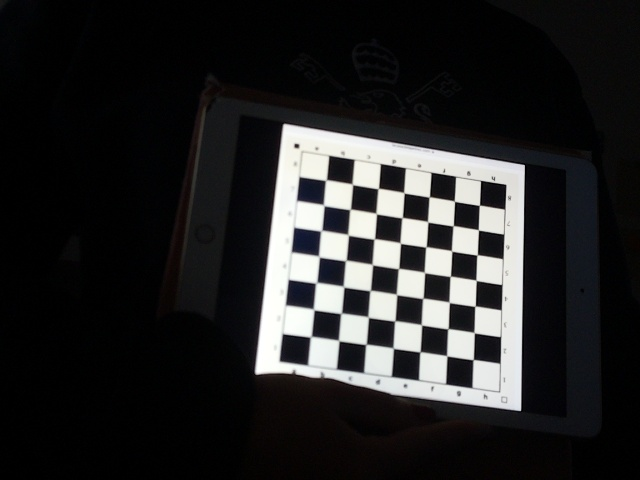
#> input picture calibration/calibration_photos/photo_20250104_111000.jpg, 640 x 480 px; its folder holds 4 pictures in this run
$ python calibration.py
#> lines starting #> are read from the running program, lines starting #| are printed output that depends on the picture
import cv2
import glob
import numpy as np
import cv2
import copy
import imageio
import glob
import os

script_dir = os.path.dirname(os.path.abspath(__file__))


def get_chessboard_points(chessboard_shape, dx, dy):
    points = np.empty((0, 3), dtype=np.float32)  # Garantizamos dtype np.float32
    for i in range(chessboard_shape[1]):
        for j in range(chessboard_shape[0]):
            points = np.vstack((points, np.array([dx*i, dy*j, 0], dtype=np.float32)))
    return points


def calibration():
    #1. loading the images
    imgs_path = glob.glob(f'{script_dir}/calibration_photos/*.jpg')

    imgs = [imageio.imread(filename) for filename in imgs_path]
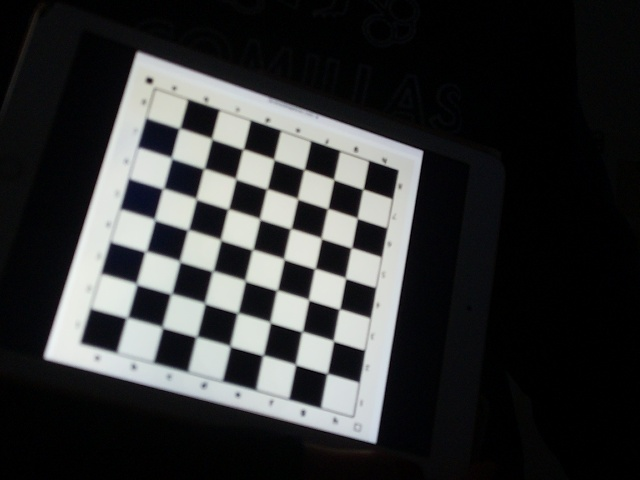
#> input picture calibration/calibration_photos/photo_20250104_111113.jpg, 640 x 480 px
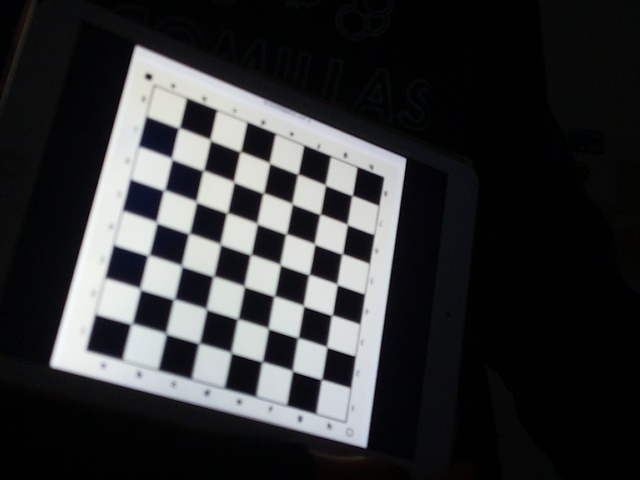
#> input picture calibration/calibration_photos/photo_20250104_111116.jpg, 640 x 480 px
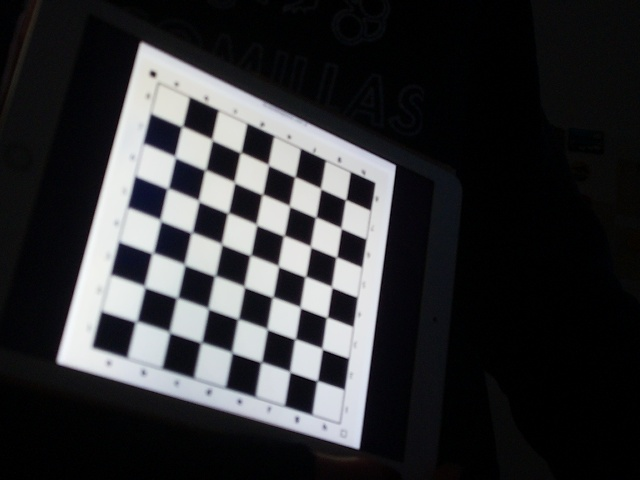
#> input picture calibration/calibration_photos/photo_20250104_111118.jpg, 640 x 480 px
#> imgs = 4 items

    #2. Obtaining the corners
    pattern_size = (7, 7)
    corners = [cv2.findChessboardCorners((img), pattern_size) for img in imgs]
#> corners = 4 items

    # 3. Obtaining the calibration
    chessboard_points = get_chessboard_points(pattern_size, 30, 30)
    valid_corners = [cor[1] for cor in corners if cor[0]]
#> valid_corners = 4 items
    valid_corners = np.asarray(valid_corners, dtype=np.float32)

    real_points = get_chessboard_points(pattern_size, 30, 30)
    object_points = np.asarray([real_points for i in range(len(valid_corners))], dtype=np.float32)
    image_points = np.asarray(valid_corners, dtype=np.float32)

    #calibrating
    rms, intrinsics, dist_coeffs, rvecs, tvecs = cv2.calibrateCamera(object_points, image_points, (350, 350), None, None)
#> rms = 0.871; intrinsics = [[970.1, 0, 309.7], [0, 980.2, 161.8], [0, 0, 1]]; dist_coeffs = [[0.43, -7.75, -0.0438, -0.00373, 64.69]]; rvecs = ([1.79, 2.06, -0.218], [1.61, 2.12, -0.127], [1.53, 2.03, 0.07], [1.46, 1.98, 0.139]); tvecs = ([19.1, 20.72, 1089.6], [-116.5, -29, 879.7], [-114.6, -28.54, 858.3], [-111.3, -29.79, 855.5])

    # Obtain extrinsics
    extrinsics = list(map(lambda rvec, tvec: np.hstack((cv2.Rodrigues(rvec)[0], tvec)), rvecs, tvecs))
#> extrinsics = 4 items

    #5. Save outputs
    np.savez(f'{script_dir}/calib', intrinsic=intrinsics, extrinsic=extrinsics, distortion=dist_coeffs)


def undistort_image(image, intrinsics, dist_coeffs):

    h,  w = image.shape[:2]

    new_intrinsics, roi = cv2.getOptimalNewCameraMatrix(intrinsics, dist_coeffs, (w,h), 1, (w,h))
    undistorted = cv2.undistort(image, intrinsics, dist_coeffs, None, new_intrinsics)
    # crop the image
    x, y, w, h = roi
    return undistorted[y:y+h, x:x+w]


if __name__ == "__main__":
    calibration()
